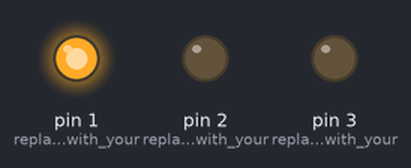
A sketch run on a simulated Arduino Uno, built with avr-gcc and run on an emulated ATmega328P. Shown: output pins drawn as LEDs (lit = HIGH).

Above: at 2.5 s.
At 10.0 s:
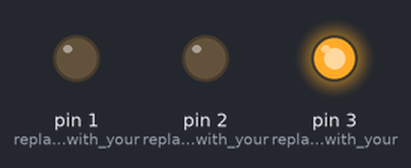
At 16.0 s:
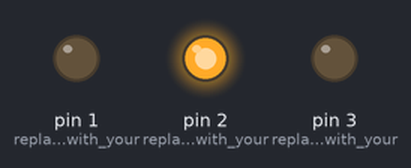
Timing chart, 0 to 22.1 s (numbered marks = the images above):
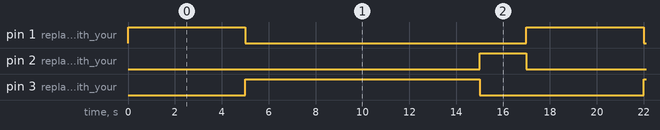

Measured:
- by itself, pin 1 (replace_1_with_your): alternates HIGH for 5.0 s and LOW for 12.0 s
- by itself, pin 2 (replace_2_with_your): alternates HIGH for 2.0 s and LOW for 15.0 s
- by itself, pin 3 (replace_3_with_your): alternates HIGH for 10.0 s and LOW for 7.0 s

The sketch:

Traffic_Light.ino
```cpp
void setup() {
  pinMode(1, OUTPUT); //replace 1 with your *red* light pin
  pinMode(2, OUTPUT); //replace 2 with your *yellow* light pin
  pinMode(3, OUTPUT); //replace 3 with your *green* light pin
  //--------------------Do the above for all 1's, 2's and 3's
  }

void loop() {
  digitalWrite(1, HIGH);
  delay(5000); //NB: We count in milliseconds
  digitalWrite(1, LOW);
  digitalWrite(3, HIGH);
  delay(10000);
  digitalWrite(3, LOW);
  digitalWrite(2, HIGH);
  delay(2000);
  digitalWrite(2, LOW);
}
```
